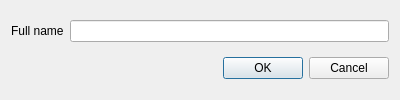
<?xml version="1.0" encoding="UTF-8"?>
<ui version="4.0">
 <class>UserChangeFullNameDialog</class>
 <widget class="QDialog" name="UserChangeFullNameDialog">
  <property name="geometry">
   <rect>
    <x>0</x>
    <y>0</y>
    <width>400</width>
    <height>100</height>
   </rect>
  </property>
  <property name="maximumSize">
   <size>
    <width>16777215</width>
    <height>100</height>
   </size>
  </property>
  <property name="windowTitle">
   <string>Change user full name</string>
  </property>
  <layout class="QVBoxLayout" name="verticalLayout">
   <item>
    <layout class="QHBoxLayout" name="horizontalLayout">
     <item>
      <widget class="QLabel" name="full_name_label">
       <property name="text">
        <string>Full name</string>
       </property>
      </widget>
     </item>
     <item>
      <widget class="QLineEdit" name="full_name_edit"/>
     </item>
    </layout>
   </item>
   <item>
    <widget class="QDialogButtonBox" name="button_box">
     <property name="orientation">
      <enum>Qt::Orientation::Horizontal</enum>
     </property>
     <property name="standardButtons">
      <set>QDialogButtonBox::StandardButton::Cancel|QDialogButtonBox::StandardButton::Ok</set>
     </property>
    </widget>
   </item>
  </layout>
 </widget>
 <resources/>
 <connections>
  <connection>
   <sender>button_box</sender>
   <signal>accepted()</signal>
   <receiver>UserChangeFullNameDialog</receiver>
   <slot>accept()</slot>
   <hints>
    <hint type="sourcelabel">
     <x>248</x>
     <y>254</y>
    </hint>
    <hint type="destinationlabel">
     <x>157</x>
     <y>274</y>
    </hint>
   </hints>
  </connection>
  <connection>
   <sender>button_box</sender>
   <signal>rejected()</signal>
   <receiver>UserChangeFullNameDialog</receiver>
   <slot>reject()</slot>
   <hints>
    <hint type="sourcelabel">
     <x>316</x>
     <y>260</y>
    </hint>
    <hint type="destinationlabel">
     <x>286</x>
     <y>274</y>
    </hint>
   </hints>
  </connection>
 </connections>
</ui>
